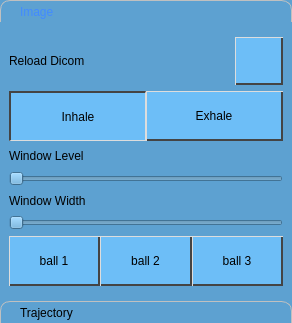
                 <widget class="QToolBox" name="toolBox">
                  <property name="sizePolicy">
                   <sizepolicy hsizetype="Preferred" vsizetype="Expanding">
                    <horstretch>0</horstretch>
                    <verstretch>0</verstretch>
                   </sizepolicy>
                  </property>
                  <property name="maximumSize">
                   <size>
                    <width>16777215</width>
                    <height>16777215</height>
                   </size>
                  </property>
                  <property name="styleSheet">
                   <string notr="true">QToolBox{
background-color: rgb(93, 161, 209);
}

QToolBox QWidget{
background-color: rgb(93, 161, 209);
}

QToolBox::tab{
	background:  qlineargradient(spread:pad, x1:0, y1:0, x2:0, y2:1,
						stop:0 rgba(176, 180, 200, 255),
						 stop:0.5 rgba(200, 200, 255, 255),
						stop:1 rgba(176, 180, 200, 255));
	border:1px solid #c0c0c0;
	border-top-left-radius: 10px;
	border-top-right-radius: 10px;
	border-bottom: none;
	padding-left: 15px;
}

QToolBox::tab:selected{
	background:  qlineargradient(spread:pad, x1:0, y1:0, x2:0, y2:1,
						stop:0 rgba(206, 210, 230, 255),
						stop:0.4 rgba(255, 255, 255, 255),
						 stop:0.6 rgba(230, 230, 255, 255),
						stop:1 rgba(206, 210, 230, 255));
	color: rgb(66, 138, 255);
}

QToolBox QPushButton{
	background-color:rgb(109, 190, 247);
	border-top:1px solid #ddd;
	border-left:1px solid #ddd;
	border-bottom:2px solid #444;
	border-right:2px solid #444;
}

QToolBox QPushButton:checked{
	border-bottom:1px solid #ddd;
	border-right:1px solid #ddd;
	border-top:2px solid #444;
	border-left:2px solid #444;
}

QToolBox QPushButton:pressed{
	border-bottom:1px solid #ddd;
	border-right:1px solid #ddd;
	border-top:2px solid #444;
	border-left:2px solid #444;
}

QToolBox QPushButton:disabled{
	background-color:#666;
}
</string>
                  </property>
                  <property name="currentIndex">
                   <number>0</number>
                  </property>
                  <widget class="QWidget" name="pgImage">
                   <property name="geometry">
                    <rect>
                     <x>0</x>
                     <y>0</y>
                     <width>283</width>
                     <height>314</height>
                    </rect>
                   </property>
                   <property name="maximumSize">
                    <size>
                     <width>16777215</width>
                     <height>16777215</height>
                    </size>
                   </property>
                   <attribute name="label">
                    <string>Image</string>
                   </attribute>
                   <layout class="QVBoxLayout" name="verticalLayout_2">
                    <item>
                     <layout class="QHBoxLayout" name="horizontalLayout_18">
                      <item>
                       <widget class="QLabel" name="label_25">
                        <property name="text">
                         <string>Reload Dicom</string>
                        </property>
                       </widget>
                      </item>
                      <item>
                       <widget class="QPushButton" name="btnReloadDicom">
                        <property name="minimumSize">
                         <size>
                          <width>48</width>
                          <height>48</height>
                         </size>
                        </property>
                        <property name="maximumSize">
                         <size>
                          <width>48</width>
                          <height>48</height>
                         </size>
                        </property>
                        <property name="styleSheet">
                         <string notr="true">image:url(image/load.png);</string>
                        </property>
                        <property name="text">
                         <string/>
                        </property>
                       </widget>
                      </item>
                     </layout>
                    </item>
                    <item>
                     <layout class="QHBoxLayout" name="horizontalLayout_17">
                      <property name="spacing">
                       <number>0</number>
                      </property>
                      <item>
                       <widget class="QPushButton" name="btnDicomLow">
                        <property name="minimumSize">
                         <size>
                          <width>0</width>
                          <height>50</height>
                         </size>
                        </property>
                        <property name="text">
                         <string>Inhale</string>
                        </property>
                        <property name="checkable">
                         <bool>true</bool>
                        </property>
                        <property name="checked">
                         <bool>true</bool>
                        </property>
                        <attribute name="buttonGroup">
                         <string notr="true">buttonGroup</string>
                        </attribute>
                       </widget>
                      </item>
                      <item>
                       <widget class="QPushButton" name="btnDicomHigh">
                        <property name="minimumSize">
                         <size>
                          <width>0</width>
                          <height>50</height>
                         </size>
                        </property>
                        <property name="text">
                         <string>Exhale</string>
                        </property>
                        <property name="checkable">
                         <bool>true</bool>
                        </property>
                        <property name="checked">
                         <bool>false</bool>
                        </property>
                        <attribute name="buttonGroup">
                         <string notr="true">buttonGroup</string>
                        </attribute>
                       </widget>
                      </item>
                     </layout>
                    </item>
                    <item>
                     <widget class="QLabel" name="label_16">
                      <property name="text">
                       <string>Window Level</string>
                      </property>
                     </widget>
                    </item>
                    <item>
                     <widget class="QSlider" name="sldWindowLevel">
                      <property name="orientation">
                       <enum>Qt::Horizontal</enum>
                      </property>
                     </widget>
                    </item>
                    <item>
                     <widget class="QLabel" name="label_17">
                      <property name="text">
                       <string>Window Width</string>
                      </property>
                     </widget>
                    </item>
                    <item>
                     <widget class="QSlider" name="sldWindowWidth">
                      <property name="orientation">
                       <enum>Qt::Horizontal</enum>
                      </property>
                     </widget>
                    </item>
                    <item>
                     <layout class="QHBoxLayout" name="horizontalLayout_31">
                      <property name="spacing">
                       <number>0</number>
                      </property>
                      <item>
                       <widget class="QPushButton" name="btnRef1">
                        <property name="minimumSize">
                         <size>
                          <width>0</width>
                          <height>50</height>
                         </size>
                        </property>
                        <property name="text">
                         <string>ball 1</string>
                        </property>
                        <property name="checkable">
                         <bool>true</bool>
                        </property>
                        <attribute name="buttonGroup">
                         <string notr="true">btnGroup_ref</string>
                        </attribute>
                       </widget>
                      </item>
                      <item>
                       <widget class="QPushButton" name="btnRef2">
                        <property name="minimumSize">
                         <size>
                          <width>0</width>
                          <height>50</height>
                         </size>
                        </property>
                        <property name="text">
                         <string>ball 2</string>
                        </property>
                        <property name="checkable">
                         <bool>true</bool>
                        </property>
                        <attribute name="buttonGroup">
                         <string notr="true">btnGroup_ref</string>
                        </attribute>
                       </widget>
                      </item>
                      <item>
                       <widget class="QPushButton" name="btnRef3">
                        <property name="minimumSize">
                         <size>
                          <width>0</width>
                          <height>50</height>
                         </size>
                        </property>
                        <property name="text">
                         <string>ball 3</string>
                        </property>
                        <property name="checkable">
                         <bool>true</bool>
                        </property>
                        <attribute name="buttonGroup">
                         <string notr="true">btnGroup_ref</string>
                        </attribute>
                       </widget>
                      </item>
                     </layout>
                    </item>
                   </layout>
                  </widget>
                  <widget class="QWidget" name="pgTrajectory">
                   <property name="geometry">
                    <rect>
                     <x>0</x>
                     <y>0</y>
                     <width>100</width>
                     <height>30</height>
                    </rect>
                   </property>
                   <attribute name="label">
                    <string>Trajectory</string>
                   </attribute>
                   <layout class="QVBoxLayout" name="verticalLayout_3"/>
                  </widget>
                 </widget>
